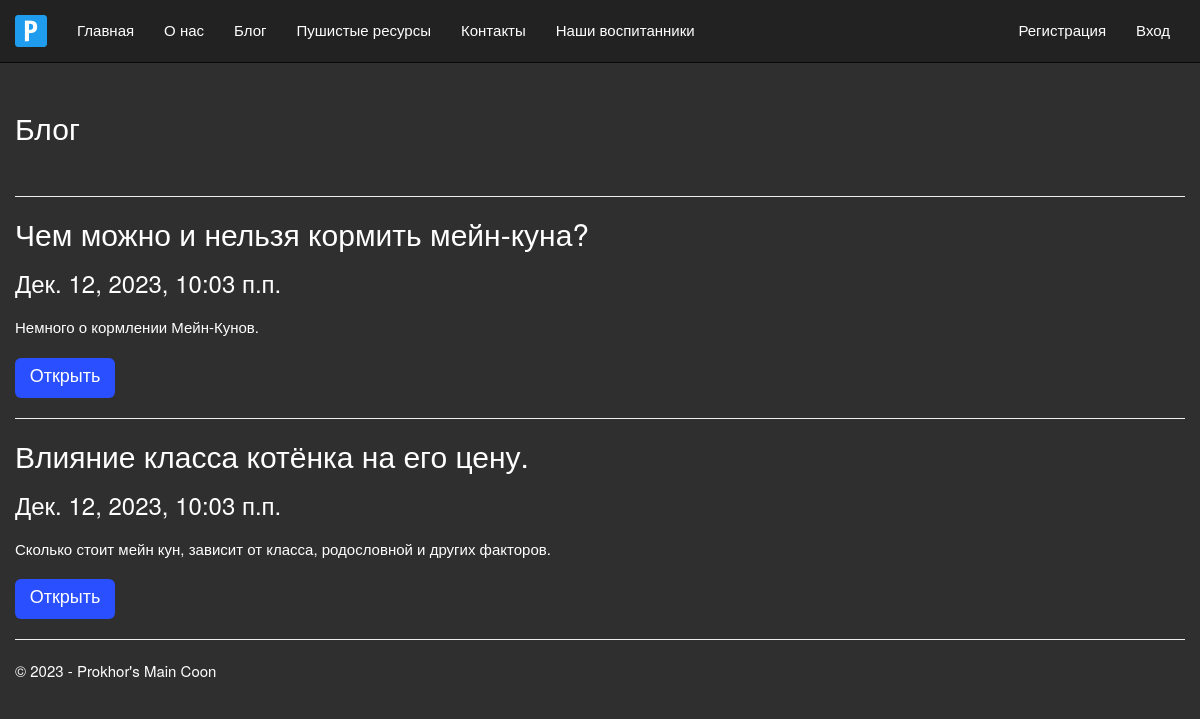
Screenshot of /blog/ with the database file from the repository.
### app/models.py (models this page shows, shortened)
class Blog(models.Model):
    title = models.CharField(max_length=100, unique_for_date = "posted", verbose_name = "Заголовок")
    description = models.TextField(verbose_name = "Краткое содержание")
    content = models.TextField(verbose_name = "Полное содержание")
    posted = models.DateTimeField(default = datetime.now(), db_index = True, verbose_name = "Опубликована")
    autor = models.ForeignKey(User,null=True, blank=True, on_delete = models.SET_NULL, verbose_name = "Автор")
    image = models.FileField(default= 'temp.jpg', verbose_name = 'Путь к картинке')
    class Meta:
        db_table = "Posts" # имя таблицы для модели
        ordering = ["-posted"] # порядок сортировки данных в модели ("-" означает по убыванию)
        verbose_name = "статья блога" # имя, под которым модель будет отображаться в админ. разделе (для одной статьи блога)
        verbose_name_plural = "статьи блога" # тоже для всех статей блога

### app/views.py (the view)
# urls.py: path('blog/', views.blog, name='blog'),
def blog(request):
    assert isinstance(request, HttpRequest)
    posts = Blog.objects.all()      # запрос на выбор всех статей блога из модели
    return render(
        request,
        'app/blog.html',
        {
            'title':'Блог',
            'posts': posts,
            'year':datetime.now().year,
        }
    )

### app/templates/app/blog.html
﻿{% extends "app/layout.html" %}
{% block content %}
<h2>{{ title }}</h2>
<br />
{% for post in posts %}
<hr />
<div class="">
    <h2> {{post.title}} </h2>
    <h3> {{post.posted}} </h3>
    <p> {{post.description}} </p>
    <p><a href="{% url 'blogpost' parametr=post.id %}" class="btn btn-primary b1"> Открыть </a> </p>
</div>
{% endfor %}
{% endblock %}

### app/static/app/content/site.css (style rules this page uses)
body { padding-top: 70px; padding-bottom: 20px; }
.b1 { width: 100px; height: 40px; background-color: #2a4fff; border: none; border-radius: 6px; font-family: Arial; font-size: 18px; font-weight: 500; color: white; min-height: 30px; }

### rows the page displays
Blog: title "Чем можно и нельзя кормить мейн-куна?", posted "Дек. 12, 2023, 10:03 п.п.", description "Немного о кормлении Мейн-Кунов."
Blog: title "Влияние класса котёнка на его цену.", posted "Дек. 12, 2023, 10:03 п.п.", description "Сколько стоит мейн кун, зависит от класса, родословной и других факторов."

### other values shown
{{ title }} "Блог"
